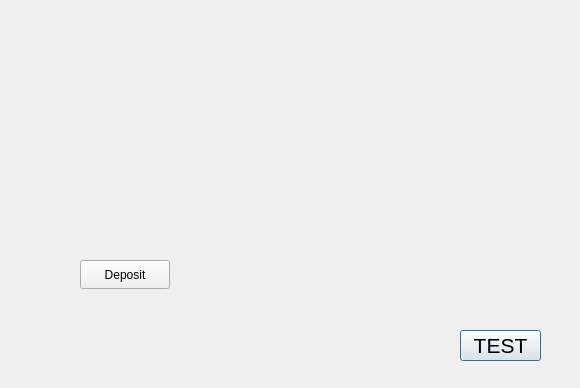
<?xml version="1.0" encoding="UTF-8"?>
<ui version="4.0">
 <class>accountview</class>
 <widget class="QDialog" name="accountview">
  <property name="geometry">
   <rect>
    <x>0</x>
    <y>0</y>
    <width>580</width>
    <height>388</height>
   </rect>
  </property>
  <property name="windowTitle">
   <string>Dialog</string>
  </property>
  <widget class="QPushButton" name="btnTestButton">
   <property name="geometry">
    <rect>
     <x>460</x>
     <y>330</y>
     <width>81</width>
     <height>31</height>
    </rect>
   </property>
   <property name="font">
    <font>
     <pointsize>16</pointsize>
    </font>
   </property>
   <property name="text">
    <string>TEST</string>
   </property>
  </widget>
  <widget class="QLabel" name="labelInfo">
   <property name="geometry">
    <rect>
     <x>90</x>
     <y>310</y>
     <width>261</width>
     <height>41</height>
    </rect>
   </property>
   <property name="text">
    <string/>
   </property>
  </widget>
  <widget class="QPushButton" name="btnDeposit">
   <property name="geometry">
    <rect>
     <x>80</x>
     <y>260</y>
     <width>90</width>
     <height>29</height>
    </rect>
   </property>
   <property name="text">
    <string>Deposit</string>
   </property>
  </widget>
 </widget>
 <resources/>
 <connections/>
</ui>
